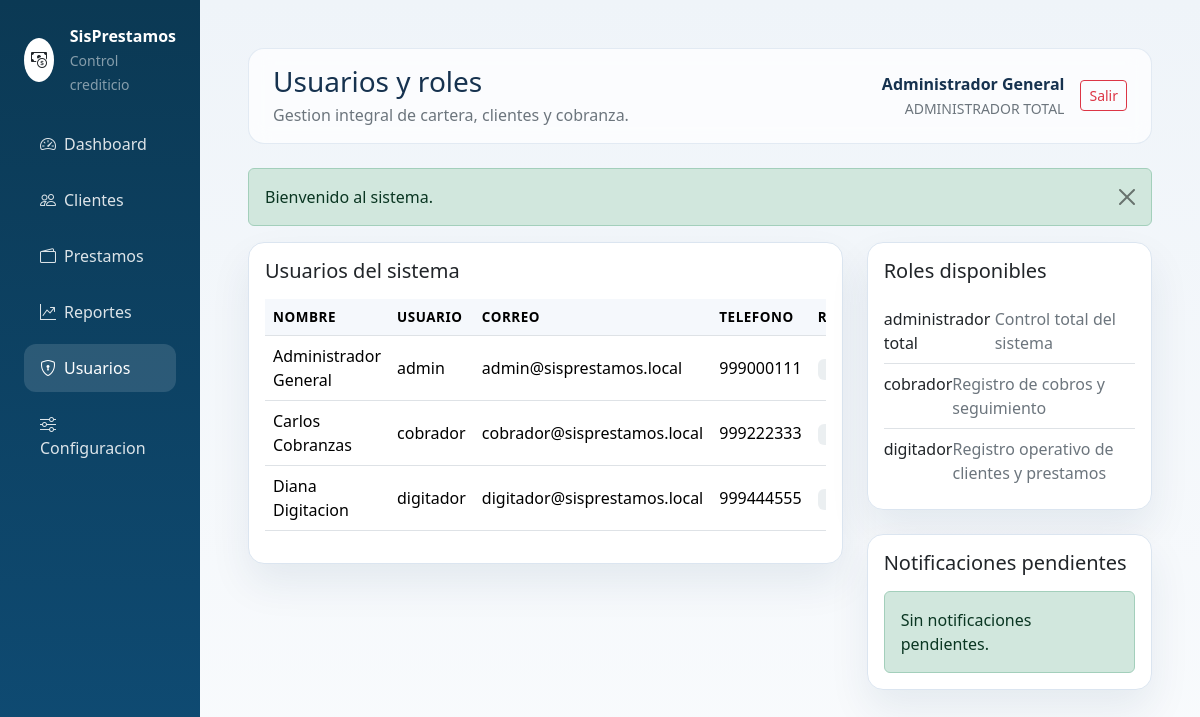
/usuarios (signed in), run on the app's committed database.
### tables this page shows
CREATE TABLE usuarios (
    id INT UNSIGNED AUTO_INCREMENT PRIMARY KEY,
    rol_id TINYINT UNSIGNED NOT NULL,
    nombre_completo VARCHAR(150) NOT NULL,
    usuario VARCHAR(50) NOT NULL UNIQUE,
    email VARCHAR(120) NOT NULL UNIQUE,
    password_hash VARCHAR(255) NOT NULL,
    telefono VARCHAR(20) NULL,
    estado ENUM('activo','inactivo','bloqueado') NOT NULL DEFAULT 'activo',
    ultimo_acceso DATETIME NULL,
    creado_en DATETIME NOT NULL DEFAULT CURRENT_TIMESTAMP,
    actualizado_en DATETIME NULL DEFAULT NULL,
    CONSTRAINT fk_usuarios_roles FOREIGN KEY (rol_id) REFERENCES roles(id)
);

CREATE TABLE roles (
    id TINYINT UNSIGNED AUTO_INCREMENT PRIMARY KEY,
    nombre VARCHAR(50) NOT NULL UNIQUE,
    descripcion VARCHAR(150) NULL,
    estado TINYINT(1) NOT NULL DEFAULT 1
);

### app/Helpers.php (called while the page is built, shortened)
<?php
function config(?string $key = null, $default = null)
{
    static $config;
    if ($config === null) {
        $config = require __DIR__ . '/Config.php';
    }
    $segments = explode('.', $key);
    $value = $config;
    foreach ($segments as $segment) {
        $value = $value[$segment];
    }
    return $value;
}
function app_url(string $path = ''): string
{
    $baseUrl = rtrim(base_url(), '/');
    return $baseUrl . '/' . ltrim($path, '/');
}
function current_path(): string
{
    $uri = parse_url($_SERVER['REQUEST_URI'] ?? '/', PHP_URL_PATH) ?? '/';
    $baseUrl = rtrim(base_url(), '/');
    $path = trim($uri, '/');
    return $path === '' ? '/' : '/' . $path;
}
function base_url(): string
{
    $configured = trim((string) config('app.base_url', ''));
    $scriptName = str_replace('\\', '/', $_SERVER['SCRIPT_NAME'] ?? '/index.php');
    $directory = str_replace('/index.php', '', $scriptName);
    $directory = rtrim($directory, '/');
    return $directory === '/' ? '' : $directory;
}
function pull_flash(): array
{
    $messages = $_SESSION['_flash'] ?? [];
    return $messages;
}
function e($value): string
{
    return htmlspecialchars((string) $value, ENT_QUOTES, 'UTF-8');
}
function is_active_route(string $path): bool
{
    return current_path() === $path;
}
function auth_user(): ?array
{
    return Auth::user();
}
function render(string $view, array $data = []): void
{
    extract($data, EXTR_SKIP);
    $flashMessages = pull_flash();
    $user = auth_user();
    require __DIR__ . '/../views/layout.php';
}

### app/Controllers.php (called while the page is built, shortened)
<?php
class AdminController
{
    public static function users(): void
    {
        $userRepository = new UserRepository();
        $notificationService = new NotificationService();
        render('users', [
            'title' => 'Usuarios y roles',
            'users' => $userRepository->all(),
            'roles' => $userRepository->roles(),
            'pendingNotifications' => $notificationService->pending(),
        ]);
    }
}

### app/Config.php (called while the page is built)
<?php
return [
    'app' => [
        'name' => 'SisPrestamos',
        'base_url' => '',
        'timezone' => 'America/Lima',
        'currency' => 'S/',
        'session_key' => 'sisprestamos_user',
        'debug' => true,
    ],
    'database' => [
        'host' => '127.0.0.1',
        'port' => 3306,
        'dbname' => 'sisprestamos',
        'charset' => 'utf8mb4',
        'username' => 'root',
        'password' => '',
    ],
    'notifications' => [
        'mail' => [
            'host' => 'smtp.example.com',
            'port' => 587,
            'username' => 'no-reply@example.com',
            'password' => 'change-me',
            'encryption' => 'tls',
            'from_email' => 'no-reply@example.com',
            'from_name' => 'SisPrestamos',
        ],
        'sms' => [
            'provider' => 'log',
            'api_key' => '',
            'sender' => 'SisPrestamos',
        ],
    ],
];

### app/Database.php (called while the page is built, shortened)
<?php
class Database
{
    private static ?PDO $connection = null;
    public static function connection(): PDO
    {
        if (self::$connection instanceof PDO) {
            return self::$connection;
        }
        $config = config('database');
        $dsn = sprintf(
            'mysql:host=%s;port=%d;dbname=%s;charset=%s',
            $config['host'],
            $config['port'],
            $config['dbname'],
            $config['charset']
        );
        try {
            self::$connection = new PDO($dsn, $config['username'], $config['password'], [
                PDO::ATTR_ERRMODE => PDO::ERRMODE_EXCEPTION,
                PDO::ATTR_DEFAULT_FETCH_MODE => PDO::FETCH_ASSOC,
                PDO::ATTR_EMULATE_PREPARES => false,
            ]);
        } catch (PDOException $exception) {
            abort(500, 'No fue posible conectar con la base de datos: ' . $exception->getMessage());
        }
        return self::$connection;
    }
}

### app/Auth.php (called while the page is built, shortened)
<?php
class Auth
{
    public static function user(): ?array
    {
        return $_SESSION[config('app.session_key')] ?? null;
    }
    public static function hasRole(string $role): bool
    {
        return (self::user()['role_name'] ?? null) === $role;
    }
}

### app/Repositories.php (called while the page is built, shortened)
<?php
class UserRepository
{
    public function all(): array
    {
        return Database::connection()->query(
            'SELECT u.id, u.nombre_completo, u.usuario, u.email, u.telefono, u.estado, r.nombre AS role_name
             FROM usuarios u
             INNER JOIN roles r ON r.id = u.rol_id
             ORDER BY u.id ASC'
        )->fetchAll();
    }
    public function roles(): array
    {
        return Database::connection()->query('SELECT * FROM roles ORDER BY id ASC')->fetchAll();
    }
}

### views/users.php (the view, shortened to what this page needs)
<div class="row g-4">
    <div class="col-12 col-xl-8">
        <div class="card card-soft">
            <div class="card-body">
                <h2 class="h5 mb-3">Usuarios del sistema</h2>
                <div class="table-responsive">
                    <table class="table table-hover align-middle">
                        <thead>
                            <tr>
                                <th>Nombre</th>
                                <th>Usuario</th>
                                <th>Correo</th>
                                <th>Telefono</th>
                                <th>Rol</th>
                            </tr>
                        </thead>
                        <tbody>
                            <?php foreach ($users as $row): ?>
                                <tr>
                                    <td><?= e($row['nombre_completo']) ?></td>
                                    <td><?= e($row['usuario']) ?></td>
                                    <td><?= e($row['email']) ?></td>
                                    <td><?= e($row['telefono'] ?: '-') ?></td>
                                    <td><span class="badge badge-soft"><?= e($row['role_name']) ?></span></td>
                                </tr>
                            <?php endforeach; ?>
                        </tbody>
                    </table>
                </div>
            </div>
        </div>
    </div>
    <div class="col-12 col-xl-4">
        <div class="card card-soft mb-4">
            <div class="card-body">
                <h2 class="h5 mb-3">Roles disponibles</h2>
                <ul class="list-group list-group-flush">
                    <?php foreach ($roles as $role): ?>
                        <li class="list-group-item px-0 d-flex justify-content-between">
                            <span><?= e($role['nombre']) ?></span>
                            <span class="text-secondary"><?= e($role['descripcion']) ?></span>
                        </li>
                    <?php endforeach; ?>
                </ul>
            </div>
        </div>
        <div class="card card-soft">
            <div class="card-body">
                <h2 class="h5 mb-3">Notificaciones pendientes</h2>
                <?php if ($pendingNotifications): ?>
                    <div class="small d-grid gap-3">
                        <?php foreach ($pendingNotifications as $row): ?>
                            <div class="border rounded-3 p-3">
                                <div class="fw-semibold"><?= e($row['cliente']) ?></div>
                                <div class="text-secondary"><?= e($row['canal']) ?> · <?= e($row['destinatario']) ?></div>
                                <div><?= e($row['asunto']) ?></div>
                            </div>
                        <?php endforeach; ?>
                    </div>
                <?php else: ?>
                    <div class="alert alert-success mb-0">Sin notificaciones pendientes.</div>
                <?php endif; ?>
            </div>
        </div>
    </div>
</div>

### public/index.php (shortened to what this page needs)
<?php
require __DIR__ . '/../app/Database.php';
require __DIR__ . '/../app/Auth.php';
require __DIR__ . '/../app/Repositories.php';
require __DIR__ . '/../app/Controllers.php';
$path = current_path();
$method = request_method();
switch (true) {
    case $path === '/usuarios' && $method === 'GET':
        AdminController::users();
        break;
}

### views/layout.php (shortened to what this page needs)
<!doctype html>
<html lang="es">
<head>
    <link href="https://cdn.jsdelivr.net/npm/bootstrap@5.3.3/dist/css/bootstrap.min.css" rel="stylesheet">
    <link href="https://cdn.jsdelivr.net/npm/bootstrap-icons@1.11.3/font/bootstrap-icons.min.css" rel="stylesheet">
</head>
<body>
<?php if ($user): ?>
    <div class="container-fluid">
        <div class="row">
            <aside
                class="col-12 col-lg-2 sidebar p-4 mobile-sidebar"
                id="sidebarMenu">
                <div class="d-flex align-items-center gap-3 mb-4">
                    <div
                        class="bg-white text-dark rounded-circle d-inline-flex align-items-center justify-content-center"
                        style="width: 44px; height: 44px;">
                        <i class="bi bi-cash-coin"></i>
                    </div>
                    <div>
                        <div class="text-white fw-semibold">
                            <?= e(config('app.name')) ?>
                        </div>
                        <small class="text-white-50">
                            Control crediticio
                        </small>
                    </div>
                </div>
                <nav class="nav flex-column gap-2">
                    <a
                        class="nav-link <?= is_active_route('/dashboard') ? 'active' : '' ?>"
                        href="<?= e(app_url('dashboard')) ?>">
                        <i class="bi bi-speedometer2 me-2"></i>Dashboard
                    </a>
                    <a
                        class="nav-link <?= is_active_route('/clientes') ? 'active' : '' ?>"
                        href="<?= e(app_url('clientes')) ?>">
                        <i class="bi bi-people me-2"></i>Clientes
                    </a>
                    <a
                        class="nav-link <?= is_active_route('/prestamos') ? 'active' : '' ?>"
                        href="<?= e(app_url('prestamos')) ?>">
                        <i class="bi bi-wallet2 me-2"></i>Prestamos
                    </a>
                    <a
                        class="nav-link <?= is_active_route('/reportes') ? 'active' : '' ?>"
                        href="<?= e(app_url('reportes')) ?>">
                        <i class="bi bi-graph-up-arrow me-2"></i>Reportes
                    </a>
                    <?php if (\App\Auth::hasRole('administrador total')): ?>
                        <a
                            class="nav-link <?= is_active_route('/usuarios') ? 'active' : '' ?>"
                            href="<?= e(app_url('usuarios')) ?>">
                            <i class="bi bi-shield-lock me-2"></i>Usuarios
                        </a>
                        <a
                            class="nav-link <?= is_active_route('/configuracion') ? 'active' : '' ?>"
                            href="<?= e(app_url('configuracion')) ?>">
                            <i class="bi bi-sliders me-2"></i>Configuracion
                        </a>
                    <?php endif; ?>
                </nav>
            </aside>
            <main class="col-12 col-lg-10 p-4 p-lg-5">
                <div class="page-header d-flex flex-column flex-lg-row justify-content-between align-items-lg-center gap-3 px-4 py-3 mb-4">
                    <div>
                        <h1 class="h3 mb-1">
                            <?= e($title ?? '') ?>
                        </h1>
                        <p class="text-secondary mb-0">
                            Gestion integral de cartera, clientes y cobranza.
                        </p>
                    </div>
                    <div class="d-flex align-items-center gap-3">
                        <div class="text-end">
                            <div class="fw-semibold">
                                <?= e($user['nombre_completo'] ?? '') ?>
                            </div>
                            <small class="text-secondary text-uppercase">
                                <?= e($user['role_name'] ?? '') ?>
                            </small>
                        </div>
                        <form
                            method="post"
                            action="<?= e(app_url('logout')) ?>">
                            <button
                                type="submit"
                                class="btn btn-outline-danger btn-sm">
                                Salir
                            </button>
                        </form>
                    </div>
                </div>
                <?php foreach ($flashMessages as $type => $messages): ?>
                    <?php foreach ($messages as $message): ?>
                        <div
                            class="alert alert-<?= e($type) ?> alert-dismissible fade show"
                            role="alert">
                            <?= e($message) ?>
                            <button
                                type="button"
                                class="btn-close"
                                data-bs-dismiss="alert"
                                aria-label="Cerrar">
                            </button>
                        </div>
                    <?php endforeach; ?>
                <?php endforeach; ?>
                <?php require $viewFile; ?>
            </main>
        </div>
    </div>
<?php else: ?>
    <?php require $viewFile; ?>
<?php endif; ?>
</body>
</html>

### views/layout.php (style rules this page uses)
:root { --sp-primary: #0b3954; --sp-accent: #f0a202; --sp-surface: #ffffff; --sp-soft: #f4f7fb; --sp-border: #dbe5f0; }
body { background: linear-gradient(180deg, #eff4f9 0%, #f9fbfd 100%); color: #16324f; }
.sidebar { background: linear-gradient(180deg, #0b3954 0%, #0f4c75 100%); min-height: 100vh; }
.sidebar .nav-link { color: rgba(255,255,255,.86); border-radius: 12px; padding: .75rem 1rem; }
.sidebar .nav-link.active, .sidebar .nav-link:hover { background: rgba(255,255,255,.13); color: #fff; }
.card-soft { border: 1px solid var(--sp-border); border-radius: 1rem; box-shadow: 0 20px 40px rgba(11,57,84,.08); }
.table thead th { background: #f5f8fc; font-size: .84rem; text-transform: uppercase; letter-spacing: .04em; }
.badge-soft { background: rgba(11,57,84,.08); color: var(--sp-primary); }
.page-header { background: rgba(255,255,255,.72); backdrop-filter: blur(10px); border: 1px solid rgba(219,229,240,.8); border-radius: 1rem; }

### data on the page
usuarios: nombre_completo "Administrador General", usuario "admin", email "admin@sisprestamos.local", telefono "999000111"
roles: nombre "ADMINISTRADOR TOTAL", nombre "administrador total", descripcion "Control total del sistema"
usuarios: nombre_completo "Carlos Cobranzas", usuario "cobrador", email "cobrador@sisprestamos.local", telefono "999222333"
usuarios: nombre_completo "Diana Digitacion", usuario "digitador", email "digitador@sisprestamos.local", telefono "999444555"
roles: nombre "cobrador", descripcion "Registro de cobros y seguimiento"
roles: nombre "digitador", descripcion "Registro operativo de clientes y prestamos"

### other printed values
config('app.name') "SisPrestamos"
$title "Usuarios y roles"
$message "Bienvenido al sistema."
